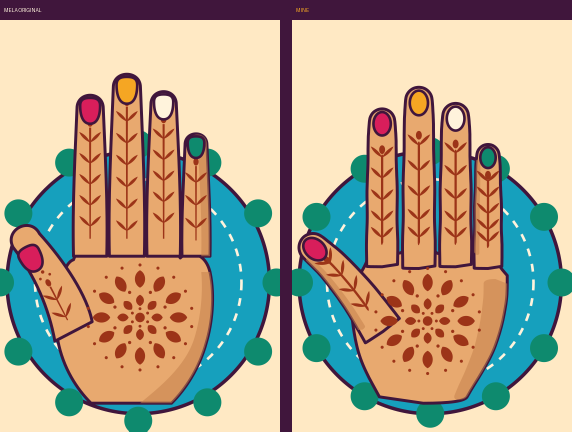
#> input picture tools/hand-2d/reference/compare.png, 1144 x 863 px (shown at 1/2 size)
$ python measure_open_nails.py reference/compare.png
#> lines starting #> are read from the running program, lines starting #| are printed output that depends on the picture; after the words box and inside, x2 and y2 are one past the last pixel; in counts of white or black regions, pixels touching at a corner belong together
"""Measure the five drawn nails on the open-hand raster (open_nails_measured.json).

Same method as measure_nails.py: flood-fill each nail from a seed inside it, take
the long side of its minimum-area bounding rectangle as the axis, signed to
point from the cuticle toward the free edge. The open hand has its fingers up
(free edge toward -y) and its thumb out to the right and up (free edge toward
+x, -y).

    python3 measure_open_nails.py [raster.png]
"""
import json, math, os, sys
import numpy as np
from PIL import Image, ImageDraw

HERE = os.path.dirname(os.path.abspath(__file__))
DEFAULT = os.environ.get("OPEN_HAND_PNG") or os.path.join(
    HERE, "..", "..", "art-private", "original", "open_hand_v1.png")
# left to right in the picture: pinky, ring, middle, index, then the thumb
SEEDS = {"pinky": (217, 272), "ring": (355, 130), "middle": (497, 52),
         "index": (636, 148), "thumb": (888, 640)}


def measure(src):
#> called with src = 'reference/compare.png'
    g = np.array(Image.open(src).convert("L"))
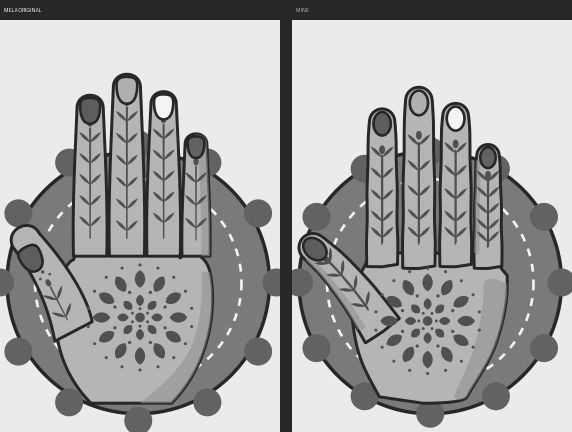
#> g: shape (863, 1144) (shown at 1/2 size); min 38, max 244, mean 168.6
    free = Image.fromarray(np.where(g >= 200, 255, 0).astype(np.uint8))
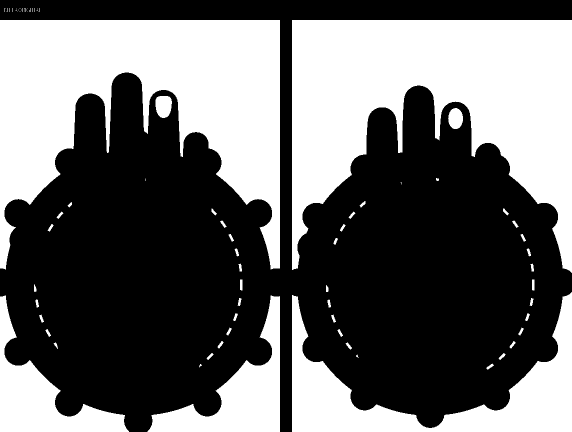
#> free: PIL image 1144x863 L (shown at 1/2 size); 41% white; 82 white regions (34 under 20 px), largest, box (x1, y1, x2, y2) and area: (584, 40, 1144, 546) 156748, (0, 40, 560, 539) 147727, (584, 584, 1144, 863) 49412
    out = {}
    for k, seed in SEEDS.items():
        c = free.copy()
        ImageDraw.floodfill(c, seed, 128)
        ys, xs = np.nonzero(np.array(c) == 128)
        P = np.stack([xs, ys], 1).astype(float)
        cen = P.mean(0)
        best = None
        for deg in np.arange(0, 180, 0.5):
            a = math.radians(deg)
            u = np.array([math.cos(a), math.sin(a)])
            v = np.array([-u[1], u[0]])
            pu, pv = (P - cen) @ u, (P - cen) @ v
            area = (pu.max() - pu.min()) * (pv.max() - pv.min())
            if best is None or area < best[0]:
                best = (area, u, v, pu, pv)
        _, u, v, pu, pv = best
        if (pu.max() - pu.min()) < (pv.max() - pv.min()):
            u, v, pu, pv = v, u, pv, pu            # long side is the axis
        if u[1] > 0 and k != "thumb":
            u, pu = -u, -pu                        # fingers point up
        if k == "thumb" and (u[0] < 0 or u[1] > 0) and not (u[0] > 0 and u[1] < 0):
            u, pu = -u, -pu                        # thumb points up and right
        out[k] = {"c": [float(cen[0]), float(cen[1])], "ax": [float(u[0]), float(u[1])],
                  "tmin": float(pu.min()), "tmax": float(pu.max()),
                  "width": float(pv.max() - pv.min()), "area": int(len(P))}
#> this loop made 5 passes
#> cen on passes 1 to 5: [285.1, 194.6], [285.1, 194.6], [285.1, 194.6], [868.6, 198.2], [560.8, 495]
#> after the loop, out = 5 items
    return out


if __name__ == "__main__":
    src = sys.argv[1] if len(sys.argv) > 1 else DEFAULT
    m = measure(src)
#> m = 5 items
    json.dump(m, open(os.path.join(HERE, "open_nails_measured.json"), "w"), indent=1)
    for k, v in m.items():
        print(k, [round(x, 1) for x in v["c"]], [round(x, 3) for x in v["ax"]],
              round(v["tmin"], 1), round(v["tmax"], 1), round(v["width"], 1), v["area"])
#> this loop made 5 passes
#> k on passes 1 to 5: 'pinky', 'ring', 'middle', 'index', 'thumb'
#| pinky [285.1, 194.6] [1.0, 0.0] -285.1 273.9 498.0 147727
#| ring [285.1, 194.6] [1.0, 0.0] -285.1 273.9 498.0 147727
#| middle [285.1, 194.6] [1.0, 0.0] -285.1 273.9 498.0 147727
#| index [868.6, 198.2] [1.0, 0.0] -284.6 274.4 505.0 156748
#| thumb [560.8, 495.0] [1.0, 0.0] -560.8 582.2 862.0 582269
